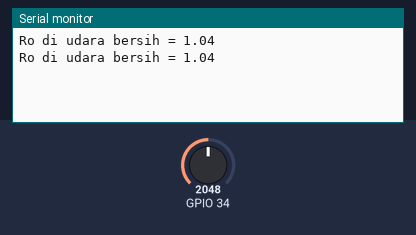
This sketch was run on a simulated ESP32. Parts: the last lines printed to the serial monitor. Inputs (shaded band) come from the test bench; at power-on: GPIO 34 = 2048.

Above: at 1.8 s.
1.9 s: GPIO 34 set to 0
At 2.8 s:
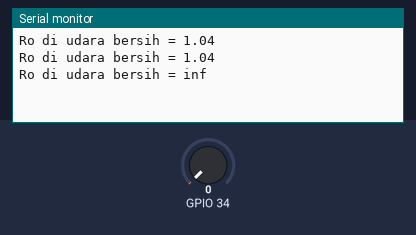
4.5 s: GPIO 34 set to 491
At 5.7 s:
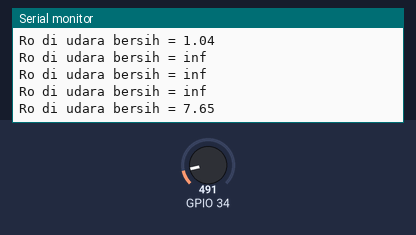

The sketch:

Mq2_RO.ino
```cpp
#define RL 10

float Analog_value = 0;
float VRL = 0;
float Rs = 0;
float Ro = 0;

void setup() {
  pinMode(32, INPUT);     // Mengatur pin 35 sebagai input
  Serial.begin(9600);     // Memulai komunikasi serial pada 9600 baud rate
}

void loop() {
  Analog_value = analogRead(34);  // Membaca nilai dari pin 35
  VRL = Analog_value * (3.3 / 4095.0);  // Menghitung tegangan dari pembacaan analog
  Rs = ((3.3 / VRL) - 1) * RL;     // Menghitung Rs berdasarkan tegangan
  Ro = Rs / 9.6;                   // Menghitung Ro

  Serial.print("Ro di udara bersih = ");
  Serial.println(Ro);               // Menampilkan nilai Ro di Serial Monitor
  delay(1000);                      // Menunggu selama 1 detik sebelum pembacaan berikutnya
}
```

Measured:
- after the input at 1.9 s, the serial monitor: prints a new line after 0.10 s (image 1)
- after the input at 4.5 s, the serial monitor: prints a new line after 0.50 s (image 2)
